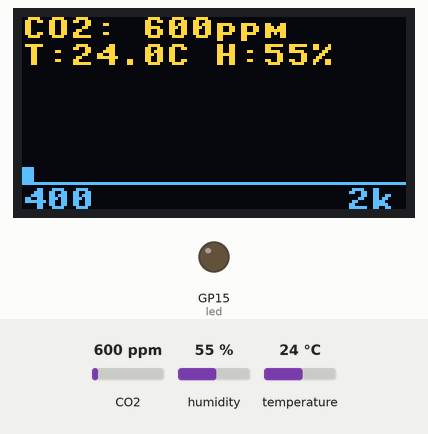
Recording of a program running on a simulated Raspberry Pi Pico running MicroPython. Shown: 128×64 one-colour display, output pins drawn as LEDs (lit = HIGH). Inputs (shaded band) come from the test bench; at power-on: CO2 600 ppm, humidity 55 %, temperature 24 °C. The OLED is the two-colour kind (top 16 rows yellow); WiFi joins after 1.5 s; web requests get an empty 200 reply after 0.4 s; outgoing connections fail; what the program prints to the serial console is not drawn.

Above: at 7.7 s.
7.8 s: CO2 set to 983 ppm
At 13.5 s:
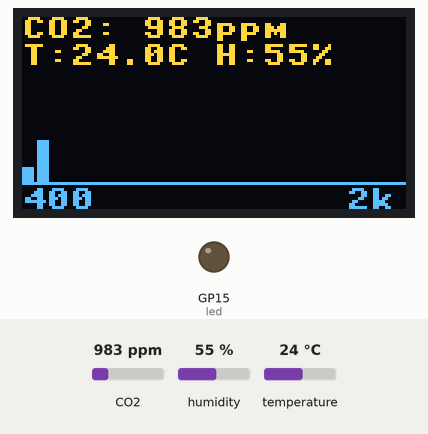
18.7 s: CO2 set to 1035 ppm
At 26.9 s:
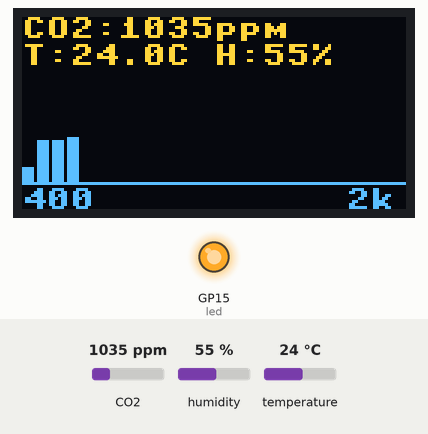
27.2 s: humidity set to 22 %
At 33.4 s:
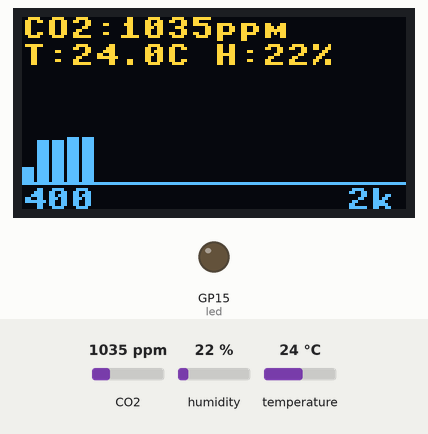
33.7 s: temperature set to 12 °C
At 37.8 s:
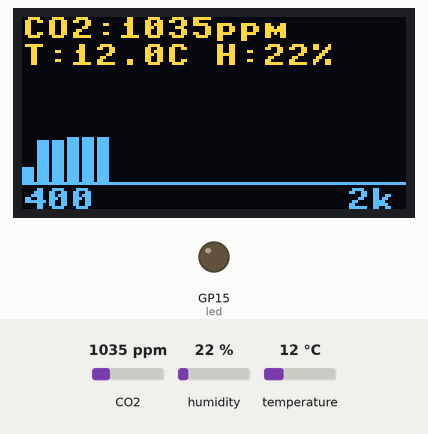
44.6 s: humidity set to 40 %
At 50.4 s:
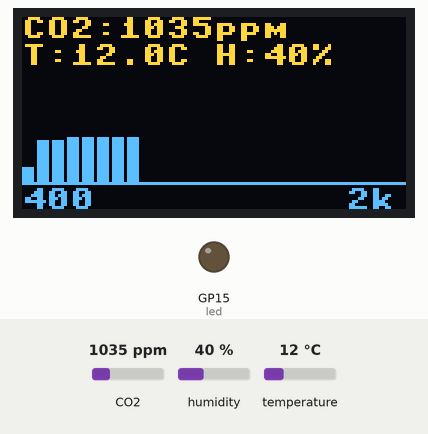
Timing chart, 0 to 51.9 s (numbered marks = the images above; inputs shaded):
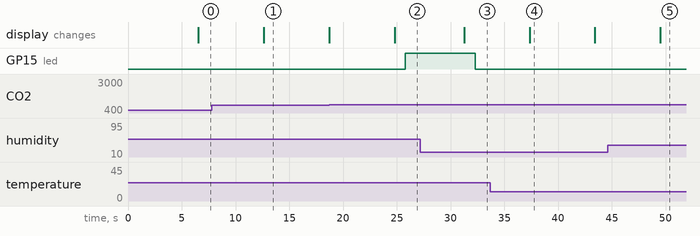

Measured:
- the behaviour switches between 1000 and 1001 ppm on CO2 (found by bisection; images 1 and 2)
- after the input at 7.8 s, the display: changes after 4.8 s (image 1)
- after the input at 18.7 s, GP15 (led): LOW → HIGH after 7.1 s
- after the input at 27.2 s, the display: changes after 4.1 s (image 3)
- after the input at 44.6 s, the display: changes after 4.9 s (image 5)
- what the display in image 4 shows lasts 6.0 s, from 37.4 s to 43.4 s

The program:

main.py
```python
"""
Wireless CO2 & Air-Quality Monitor with OLED Heatmap
Board: Raspberry Pi Pico W (MicroPython)
Author: DevNode Technologies
Date: 2026-09-28

Hardware connections:
  SCD41  — I2C0 SDA=GP4, SCL=GP5
  SSD1306 OLED — I2C1 SDA=GP6, SCL=GP7 (128x64)
  DS3231 RTC (optional) — I2C0 SDA=GP4, SCL=GP5
  LED alert — GP15

Features:
  - Reads CO2 (ppm), temperature (°C), humidity (%) every 5 s
  - Renders a scrolling 24-column heatmap on the OLED
  - Publishes readings to MQTT broker (WiFi)
  - Serves a live JSON endpoint at http://pico.local/
  - Fires a webhook POST when CO2 > threshold
"""

import time
import network
import ujson
import usocket as socket
from machine import I2C, Pin, SoftI2C
import scd4x        # install: mip.install("scd4x")  (Peter Hinch's driver)
import ssd1306      # install: mip.install("micropython-ssd1306")

# ── CONFIG ────────────────────────────────────────────────────────────────────
WIFI_SSID    = "YOUR_SSID"
WIFI_PASS    = "YOUR_PASSWORD"
MQTT_HOST    = "192.168.1.100"     # IP of your Mosquitto broker
MQTT_PORT    = 1883
MQTT_TOPIC   = b"home/air_quality"
WEBHOOK_URL  = "http://your-alert-server/webhook"
CO2_WARN_PPM = 1000                # fire webhook above this level

SAMPLE_INTERVAL_S = 5
OLED_COLS         = 24             # heatmap columns (pixels per reading)

# ── I2C BUSES ─────────────────────────────────────────────────────────────────
i2c0 = I2C(0, sda=Pin(4), scl=Pin(5), freq=100_000)   # SCD41 (+ RTC)
i2c1 = SoftI2C(sda=Pin(6), scl=Pin(7), freq=400_000)  # OLED

# ── PERIPHERALS ───────────────────────────────────────────────────────────────
oled    = ssd1306.SSD1306_I2C(128, 64, i2c1)
sensor  = scd4x.SCD4X(i2c0)
led     = Pin(15, Pin.OUT)

sensor.stop_periodic_measurement()
sensor.start_periodic_measurement()
time.sleep(5)   # SCD41 needs ~5 s warm-up

# ── WIFI ──────────────────────────────────────────────────────────────────────
def wifi_connect():
    wlan = network.WLAN(network.STA_IF)
    wlan.active(True)
    if not wlan.isconnected():
        wlan.connect(WIFI_SSID, WIFI_PASS)
        for _ in range(20):
            if wlan.isconnected():
                break
            time.sleep(0.5)
    return wlan.isconnected()

wifi_ok = wifi_connect()

# ── MINIMAL MQTT (no external lib needed for publish-only) ────────────────────
def mqtt_publish(payload: bytes):
    """Bare-metal MQTT PUBLISH without an external library."""
    try:
        s = socket.socket()
        s.settimeout(3)
        s.connect(socket.getaddrinfo(MQTT_HOST, MQTT_PORT)[0][-1])
        # CONNECT packet
        cid = b"pico_aq_monitor"
        pkt = (b"\x10" +
               bytes([len(b"\x00\x04MQTT\x04\x02\x00\x3c\x00" + bytes([len(cid)]) + cid) + 2]) +
               b"\x00\x04MQTT\x04\x02\x00\x3c" +
               bytes([0, len(cid)]) + cid)
        s.send(pkt)
        time.sleep_ms(100)
        # PUBLISH (QoS 0)
        topic = MQTT_TOPIC
        msg   = payload
        pub   = (b"\x30" +
                 bytes([2 + len(topic) + len(msg)]) +
                 bytes([0, len(topic)]) + topic + msg)
        s.send(pub)
        s.close()
    except Exception as e:
        print("MQTT error:", e)


# ── WEBHOOK ───────────────────────────────────────────────────────────────────
def send_webhook(co2, temp, hum):
    try:
        body = ujson.dumps({"co2": co2, "temp": temp, "hum": hum, "alert": "CO2_HIGH"}).encode()
        host, path = WEBHOOK_URL.replace("http://", "").split("/", 1)
        s = socket.socket()
        s.settimeout(4)
        s.connect(socket.getaddrinfo(host, 80)[0][-1])
        s.send(
            f"POST /{path} HTTP/1.0\r\nHost: {host}\r\n"
            f"Content-Type: application/json\r\nContent-Length: {len(body)}\r\n\r\n"
            .encode() + body
        )
        s.close()
    except Exception as e:
        print("Webhook error:", e)


# ── OLED HEATMAP ──────────────────────────────────────────────────────────────
history = []   # rolling list of (co2, col_x)

def co2_to_row(co2, min_ppm=400, max_ppm=2000, height=40):
    """Map CO2 ppm to a bar height in pixels (bottom-aligned)."""
    ratio = max(0, min(1, (co2 - min_ppm) / (max_ppm - min_ppm)))
    return int(ratio * height)

def render_oled(co2, temp, hum):
    oled.fill(0)
    # Header row
    oled.text(f"CO2:{co2:4}ppm", 0, 0)
    oled.text(f"T:{temp:.1f}C H:{hum:.0f}%", 0, 9)
    # Heatmap baseline at y=55, height 40 px
    baseline = 55
    col_w    = 5   # pixels per column
    for i, (val, _) in enumerate(history[-OLED_COLS:]):
        h    = co2_to_row(val)
        x    = i * col_w
        # pick shade: dim if ok, bright if warning
        fill = 1
        oled.fill_rect(x, baseline - h, col_w - 1, h, fill)
    oled.hline(0, baseline, 128, 1)
    oled.text("400", 0, 57)
    oled.text("2k", 108, 57)
    oled.show()


# ── TINY HTTP SERVER ──────────────────────────────────────────────────────────
last_reading = {"co2": 0, "temp": 0.0, "hum": 0.0}

def http_serve_once():
    """Answer one HTTP request then return (non-blocking via settimeout)."""
    srv = socket.socket()
    srv.setsockopt(socket.SOL_SOCKET, socket.SO_REUSEADDR, 1)
    srv.bind(("0.0.0.0", 80))
    srv.listen(1)
    srv.settimeout(0.05)
    try:
        conn, _ = srv.accept()
        conn.recv(512)   # discard request
        body = ujson.dumps(last_reading).encode()
        conn.send(
            b"HTTP/1.0 200 OK\r\nContent-Type: application/json\r\n"
            b"Access-Control-Allow-Origin: *\r\n\r\n" + body
        )
        conn.close()
    except OSError:
        pass
    srv.close()


# ── MAIN LOOP ─────────────────────────────────────────────────────────────────
print("DevNode Pico W Air-Quality Monitor — starting")
webhook_cooldown = 0   # seconds until next webhook is allowed

while True:
    if sensor.data_ready:
        co2  = sensor.CO2
        temp = sensor.temperature
        hum  = sensor.relative_humidity
        last_reading.update({"co2": co2, "temp": round(temp, 1), "hum": round(hum, 1)})

        history.append((co2, 0))
        if len(history) > OLED_COLS * 2:
            history.pop(0)

        render_oled(co2, temp, hum)

        if wifi_ok:
            payload = ujson.dumps(last_reading).encode()
            mqtt_publish(payload)

            if co2 > CO2_WARN_PPM and webhook_cooldown <= 0:
                led.on()
                send_webhook(co2, temp, hum)
                webhook_cooldown = 300   # 5-min silence between alerts
            else:
                led.off()

        print(f"CO2={co2} ppm  T={temp:.1f}°C  RH={hum:.1f}%")

    if wifi_ok:
        http_serve_once()

    if webhook_cooldown > 0:
        webhook_cooldown -= SAMPLE_INTERVAL_S

    time.sleep(SAMPLE_INTERVAL_S)
```

boot.py
```python
"""
boot.py — runs before main.py on power-up
Sets the CPU to max speed and configures the onboard LED as a heartbeat.
"""
import machine
machine.freq(133_000_000)   # RP2040 max clock
print("Pico W booted at", machine.freq() // 1_000_000, "MHz")
```
